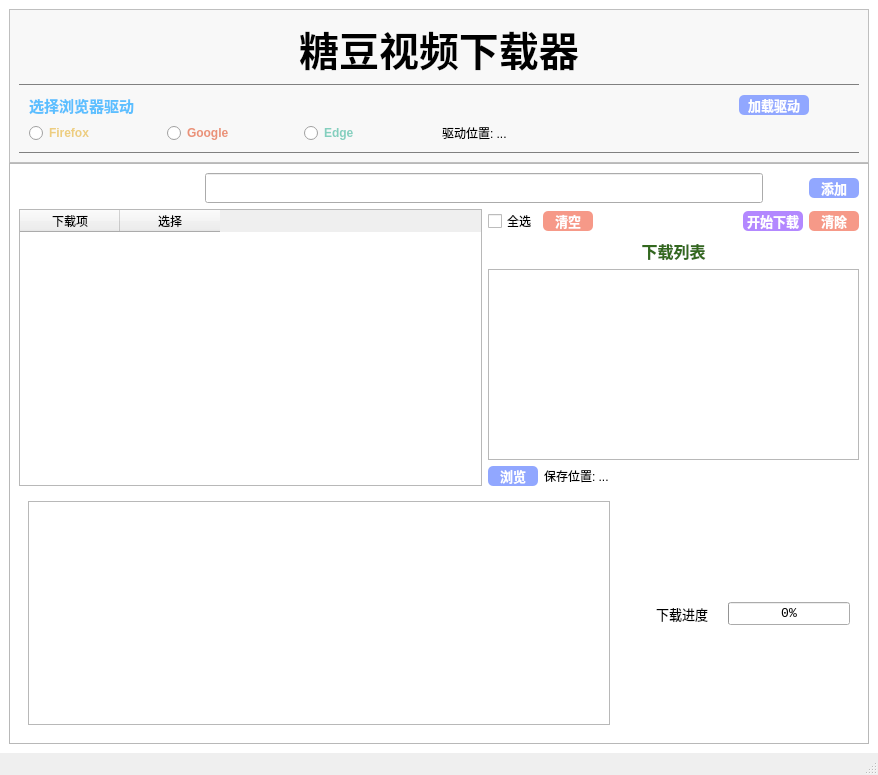
<?xml version="1.0" encoding="UTF-8"?>
<ui version="4.0">
 <class>MainWindow</class>
 <widget class="QMainWindow" name="MainWindow">
  <property name="geometry">
   <rect>
    <x>0</x>
    <y>0</y>
    <width>878</width>
    <height>775</height>
   </rect>
  </property>
  <property name="windowTitle">
   <string>MainWindow</string>
  </property>
  <widget class="QWidget" name="centralwidget">
   <property name="styleSheet">
    <string notr="true">#centralwidget
{
	background-color: #FFFFFF;
}
#frame
{
	border-top: 1px solid gray;
	border-bottom: 1px solid gray;
}
/*---------------------------------------------*/
#label_driver
{
	color: rgb(92, 191, 255);
}

#radioButton_firefox
{
	color: #EDCD80;
}
#radioButton_google
{
	color: #EA9178;
}
#radioButton_edge
{
	color: #84CFBE;
}
/*---------------------------------------------*/
/*--------------------@位置加载按钮，添加按钮@----------------------*/
#frame_banner
{
	background-color: #F8F8F8
}

#btn_load_driver, #btn_add, #btn_browse
{
	color: #fff;
	background-color: #91a7ff;
	border-radius: 5px;

}
#btn_load_driver:hover, #btn_add:hover, #btn_browse:hover
{
	background-color: #6889ff
}

#btn_load_driver:pressed, #btn_add:pressed, #btn_browse:pressed
{
	padding-left: 3px;
	padding-top: 3px;
}
/*--------------------@位置加载按钮，添加按钮@----------------------*/
/*---------------------------------------------*/
#btn_cls_list, #btn_cls_table
{
	color: #fff;
	background-color: #f69988;
	border-radius: 5px;

}
#btn_cls_list:hover, #btn_cls_table:hover
{

	background-color: #d9191d;

}


#btn_download
{
	color: #fff;
	background-color: #b388ff;
	border-radius: 5px;
}
#btn_download:hover
{
	background-color: #7c4dff;
}

#btn_cls_list:pressed, #btn_cls_table:pressed, #btn_download:pressed
{
	padding-left: 3px;
	padding-top: 3px;
}

/*---------------------------------------------*/
/*-------------------@@--------------------*/
#tableWidget_url
{
	color: #546e7a;
}

#listWidget
{
	color: #42BD41;
}

#textBrowser_output
{
	color: #4e342e;
}
/*---------------------@@---------------------*/
/*---------------------------------------------*/
#label_download
{
	color: #33691e;
}
/*---------------------------------------------*/
</string>
   </property>
   <layout class="QHBoxLayout" name="horizontalLayout_2">
    <item>
     <layout class="QVBoxLayout" name="verticalLayout">
      <property name="spacing">
       <number>0</number>
      </property>
      <item>
       <widget class="QFrame" name="frame_banner">
        <property name="sizePolicy">
         <sizepolicy hsizetype="Preferred" vsizetype="Expanding">
          <horstretch>0</horstretch>
          <verstretch>2</verstretch>
         </sizepolicy>
        </property>
        <property name="frameShape">
         <enum>QFrame::StyledPanel</enum>
        </property>
        <property name="frameShadow">
         <enum>QFrame::Raised</enum>
        </property>
        <layout class="QVBoxLayout" name="verticalLayout_2">
         <item>
          <widget class="QLabel" name="label_title">
           <property name="font">
            <font>
             <family>楷体</family>
             <pointsize>30</pointsize>
             <bold>true</bold>
            </font>
           </property>
           <property name="styleSheet">
            <string notr="true"/>
           </property>
           <property name="text">
            <string>糖豆视频下载器</string>
           </property>
           <property name="alignment">
            <set>Qt::AlignCenter</set>
           </property>
          </widget>
         </item>
         <item>
          <widget class="QFrame" name="frame">
           <property name="font">
            <font>
             <bold>false</bold>
            </font>
           </property>
           <property name="frameShape">
            <enum>QFrame::StyledPanel</enum>
           </property>
           <property name="frameShadow">
            <enum>QFrame::Raised</enum>
           </property>
           <layout class="QGridLayout" name="gridLayout_5">
            <item row="1" column="1">
             <widget class="QLabel" name="label_driver_dir">
              <property name="font">
               <font>
                <bold>false</bold>
               </font>
              </property>
              <property name="text">
               <string>驱动位置: ...</string>
              </property>
             </widget>
            </item>
            <item row="0" column="0" colspan="2">
             <layout class="QHBoxLayout" name="horizontalLayout_6" stretch="0,5,0,0">
              <item>
               <widget class="QLabel" name="label_driver">
                <property name="font">
                 <font>
                  <family>Segoe UI Light</family>
                  <pointsize>11</pointsize>
                  <italic>false</italic>
                  <bold>true</bold>
                 </font>
                </property>
                <property name="styleSheet">
                 <string notr="true"/>
                </property>
                <property name="text">
                 <string>选择浏览器驱动</string>
                </property>
               </widget>
              </item>
              <item>
               <spacer name="horizontalSpacer_5">
                <property name="orientation">
                 <enum>Qt::Horizontal</enum>
                </property>
                <property name="sizeHint" stdset="0">
                 <size>
                  <width>40</width>
                  <height>20</height>
                 </size>
                </property>
               </spacer>
              </item>
              <item>
               <widget class="QPushButton" name="btn_load_driver">
                <property name="minimumSize">
                 <size>
                  <width>70</width>
                  <height>20</height>
                 </size>
                </property>
                <property name="font">
                 <font>
                  <pointsize>10</pointsize>
                  <bold>true</bold>
                 </font>
                </property>
                <property name="cursor">
                 <cursorShape>PointingHandCursor</cursorShape>
                </property>
                <property name="text">
                 <string>加载驱动</string>
                </property>
               </widget>
              </item>
              <item>
               <spacer name="horizontalSpacer_6">
                <property name="orientation">
                 <enum>Qt::Horizontal</enum>
                </property>
                <property name="sizeHint" stdset="0">
                 <size>
                  <width>40</width>
                  <height>20</height>
                 </size>
                </property>
               </spacer>
              </item>
             </layout>
            </item>
            <item row="1" column="0">
             <layout class="QHBoxLayout" name="horizontalLayout_5">
              <item>
               <widget class="QRadioButton" name="radioButton_firefox">
                <property name="font">
                 <font>
                  <bold>true</bold>
                 </font>
                </property>
                <property name="cursor">
                 <cursorShape>PointingHandCursor</cursorShape>
                </property>
                <property name="text">
                 <string>Firefox</string>
                </property>
               </widget>
              </item>
              <item>
               <widget class="QRadioButton" name="radioButton_google">
                <property name="font">
                 <font>
                  <bold>true</bold>
                 </font>
                </property>
                <property name="cursor">
                 <cursorShape>PointingHandCursor</cursorShape>
                </property>
                <property name="text">
                 <string>Google</string>
                </property>
               </widget>
              </item>
              <item>
               <widget class="QRadioButton" name="radioButton_edge">
                <property name="font">
                 <font>
                  <bold>true</bold>
                 </font>
                </property>
                <property name="cursor">
                 <cursorShape>PointingHandCursor</cursorShape>
                </property>
                <property name="text">
                 <string>Edge</string>
                </property>
               </widget>
              </item>
             </layout>
            </item>
           </layout>
          </widget>
         </item>
        </layout>
       </widget>
      </item>
      <item>
       <widget class="QFrame" name="frame_body">
        <property name="sizePolicy">
         <sizepolicy hsizetype="Preferred" vsizetype="Expanding">
          <horstretch>0</horstretch>
          <verstretch>8</verstretch>
         </sizepolicy>
        </property>
        <property name="frameShape">
         <enum>QFrame::StyledPanel</enum>
        </property>
        <property name="frameShadow">
         <enum>QFrame::Raised</enum>
        </property>
        <layout class="QHBoxLayout" name="horizontalLayout_4">
         <item>
          <layout class="QGridLayout" name="gridLayout_4">
           <item row="0" column="0">
            <layout class="QHBoxLayout" name="horizontalLayout" stretch="1,3,0,0">
             <item>
              <spacer name="horizontalSpacer_4">
               <property name="orientation">
                <enum>Qt::Horizontal</enum>
               </property>
               <property name="sizeHint" stdset="0">
                <size>
                 <width>40</width>
                 <height>20</height>
                </size>
               </property>
              </spacer>
             </item>
             <item>
              <widget class="QLineEdit" name="lineEdit_url">
               <property name="minimumSize">
                <size>
                 <width>0</width>
                 <height>30</height>
                </size>
               </property>
               <property name="font">
                <font>
                 <family>Consolas</family>
                 <pointsize>10</pointsize>
                </font>
               </property>
               <property name="clearButtonEnabled">
                <bool>true</bool>
               </property>
              </widget>
             </item>
             <item>
              <spacer name="horizontalSpacer">
               <property name="orientation">
                <enum>Qt::Horizontal</enum>
               </property>
               <property name="sizeHint" stdset="0">
                <size>
                 <width>40</width>
                 <height>20</height>
                </size>
               </property>
              </spacer>
             </item>
             <item>
              <widget class="QPushButton" name="btn_add">
               <property name="minimumSize">
                <size>
                 <width>50</width>
                 <height>20</height>
                </size>
               </property>
               <property name="font">
                <font>
                 <pointsize>10</pointsize>
                 <bold>true</bold>
                </font>
               </property>
               <property name="cursor">
                <cursorShape>PointingHandCursor</cursorShape>
               </property>
               <property name="text">
                <string>添加</string>
               </property>
              </widget>
             </item>
            </layout>
           </item>
           <item row="1" column="0">
            <layout class="QGridLayout" name="gridLayout_2" columnstretch="5,4">
             <item row="3" column="1">
              <layout class="QGridLayout" name="gridLayout" columnstretch="0,3">
               <property name="horizontalSpacing">
                <number>6</number>
               </property>
               <property name="verticalSpacing">
                <number>0</number>
               </property>
               <item row="0" column="0">
                <widget class="QPushButton" name="btn_browse">
                 <property name="minimumSize">
                  <size>
                   <width>50</width>
                   <height>20</height>
                  </size>
                 </property>
                 <property name="font">
                  <font>
                   <pointsize>10</pointsize>
                   <bold>true</bold>
                  </font>
                 </property>
                 <property name="cursor">
                  <cursorShape>PointingHandCursor</cursorShape>
                 </property>
                 <property name="text">
                  <string>浏览</string>
                 </property>
                </widget>
               </item>
               <item row="0" column="1">
                <widget class="QLabel" name="label_save_dir">
                 <property name="font">
                  <font>
                   <bold>false</bold>
                  </font>
                 </property>
                 <property name="text">
                  <string>保存位置: ...</string>
                 </property>
                </widget>
               </item>
              </layout>
             </item>
             <item row="2" column="1">
              <widget class="QListWidget" name="listWidget">
               <property name="font">
                <font>
                 <pointsize>10</pointsize>
                </font>
               </property>
              </widget>
             </item>
             <item row="0" column="0" rowspan="4">
              <widget class="QTableWidget" name="tableWidget_url">
               <property name="font">
                <font>
                 <pointsize>10</pointsize>
                </font>
               </property>
               <property name="alternatingRowColors">
                <bool>true</bool>
               </property>
               <attribute name="verticalHeaderVisible">
                <bool>false</bool>
               </attribute>
               <column>
                <property name="text">
                 <string>下载项</string>
                </property>
               </column>
               <column>
                <property name="text">
                 <string>选择</string>
                </property>
               </column>
              </widget>
             </item>
             <item row="0" column="1">
              <layout class="QHBoxLayout" name="horizontalLayout_7">
               <item>
                <widget class="QCheckBox" name="checkBox_all">
                 <property name="cursor">
                  <cursorShape>PointingHandCursor</cursorShape>
                 </property>
                 <property name="text">
                  <string>全选</string>
                 </property>
                </widget>
               </item>
               <item>
                <widget class="QPushButton" name="btn_cls_table">
                 <property name="minimumSize">
                  <size>
                   <width>50</width>
                   <height>20</height>
                  </size>
                 </property>
                 <property name="font">
                  <font>
                   <pointsize>10</pointsize>
                   <bold>true</bold>
                  </font>
                 </property>
                 <property name="cursor">
                  <cursorShape>PointingHandCursor</cursorShape>
                 </property>
                 <property name="text">
                  <string>清空</string>
                 </property>
                </widget>
               </item>
               <item>
                <spacer name="horizontalSpacer_2">
                 <property name="orientation">
                  <enum>Qt::Horizontal</enum>
                 </property>
                 <property name="sizeHint" stdset="0">
                  <size>
                   <width>40</width>
                   <height>20</height>
                  </size>
                 </property>
                </spacer>
               </item>
               <item>
                <widget class="QPushButton" name="btn_download">
                 <property name="minimumSize">
                  <size>
                   <width>60</width>
                   <height>20</height>
                  </size>
                 </property>
                 <property name="font">
                  <font>
                   <pointsize>10</pointsize>
                   <bold>true</bold>
                  </font>
                 </property>
                 <property name="cursor">
                  <cursorShape>PointingHandCursor</cursorShape>
                 </property>
                 <property name="text">
                  <string>开始下载</string>
                 </property>
                </widget>
               </item>
               <item>
                <widget class="QPushButton" name="btn_cls_list">
                 <property name="minimumSize">
                  <size>
                   <width>50</width>
                   <height>20</height>
                  </size>
                 </property>
                 <property name="font">
                  <font>
                   <pointsize>10</pointsize>
                   <bold>true</bold>
                  </font>
                 </property>
                 <property name="cursor">
                  <cursorShape>PointingHandCursor</cursorShape>
                 </property>
                 <property name="text">
                  <string>清除</string>
                 </property>
                </widget>
               </item>
              </layout>
             </item>
             <item row="1" column="1">
              <widget class="QLabel" name="label_download">
               <property name="font">
                <font>
                 <family>宋体</family>
                 <pointsize>12</pointsize>
                 <bold>true</bold>
                </font>
               </property>
               <property name="text">
                <string>下载列表</string>
               </property>
               <property name="alignment">
                <set>Qt::AlignCenter</set>
               </property>
              </widget>
             </item>
            </layout>
           </item>
           <item row="2" column="0">
            <widget class="QWidget" name="widget" native="true">
             <layout class="QGridLayout" name="gridLayout_3" columnstretch="3,0,1">
              <item row="0" column="0" rowspan="3">
               <widget class="QTextBrowser" name="textBrowser_output">
                <property name="font">
                 <font>
                  <pointsize>12</pointsize>
                 </font>
                </property>
                <property name="html">
                 <string>&lt;!DOCTYPE HTML PUBLIC &quot;-//W3C//DTD HTML 4.0//EN&quot; &quot;http://www.w3.org/TR/REC-html40/strict.dtd&quot;&gt;
&lt;html&gt;&lt;head&gt;&lt;meta name=&quot;qrichtext&quot; content=&quot;1&quot; /&gt;&lt;meta charset=&quot;utf-8&quot; /&gt;&lt;style type=&quot;text/css&quot;&gt;
p, li { white-space: pre-wrap; }
hr { height: 1px; border-width: 0; }
li.unchecked::marker { content: &quot;\2610&quot;; }
li.checked::marker { content: &quot;\2612&quot;; }
&lt;/style&gt;&lt;/head&gt;&lt;body style=&quot; font-family:'Microsoft YaHei UI'; font-size:12pt; font-weight:400; font-style:normal;&quot;&gt;
&lt;p style=&quot;-qt-paragraph-type:empty; margin-top:0px; margin-bottom:0px; margin-left:0px; margin-right:0px; -qt-block-indent:0; text-indent:0px;&quot;&gt;&lt;br /&gt;&lt;/p&gt;&lt;/body&gt;&lt;/html&gt;</string>
                </property>
               </widget>
              </item>
              <item row="0" column="2">
               <spacer name="verticalSpacer_2">
                <property name="orientation">
                 <enum>Qt::Vertical</enum>
                </property>
                <property name="sizeHint" stdset="0">
                 <size>
                  <width>20</width>
                  <height>95</height>
                 </size>
                </property>
               </spacer>
              </item>
              <item row="1" column="1">
               <spacer name="horizontalSpacer_3">
                <property name="orientation">
                 <enum>Qt::Horizontal</enum>
                </property>
                <property name="sizeHint" stdset="0">
                 <size>
                  <width>40</width>
                  <height>20</height>
                 </size>
                </property>
               </spacer>
              </item>
              <item row="1" column="2">
               <layout class="QHBoxLayout" name="horizontalLayout_3">
                <property name="spacing">
                 <number>20</number>
                </property>
                <item>
                 <widget class="QLabel" name="label_pro_bar">
                  <property name="font">
                   <font>
                    <family>Terminal</family>
                    <pointsize>10</pointsize>
                    <bold>false</bold>
                   </font>
                  </property>
                  <property name="text">
                   <string>下载进度</string>
                  </property>
                 </widget>
                </item>
                <item>
                 <widget class="QProgressBar" name="progressBar">
                  <property name="font">
                   <font>
                    <family>Consolas</family>
                    <pointsize>10</pointsize>
                    <bold>false</bold>
                   </font>
                  </property>
                  <property name="value">
                   <number>0</number>
                  </property>
                 </widget>
                </item>
               </layout>
              </item>
              <item row="2" column="2">
               <spacer name="verticalSpacer_3">
                <property name="orientation">
                 <enum>Qt::Vertical</enum>
                </property>
                <property name="sizeHint" stdset="0">
                 <size>
                  <width>20</width>
                  <height>94</height>
                 </size>
                </property>
               </spacer>
              </item>
             </layout>
            </widget>
           </item>
          </layout>
         </item>
        </layout>
       </widget>
      </item>
     </layout>
    </item>
   </layout>
  </widget>
  <widget class="QStatusBar" name="statusbar"/>
 </widget>
 <resources/>
 <connections/>
</ui>
